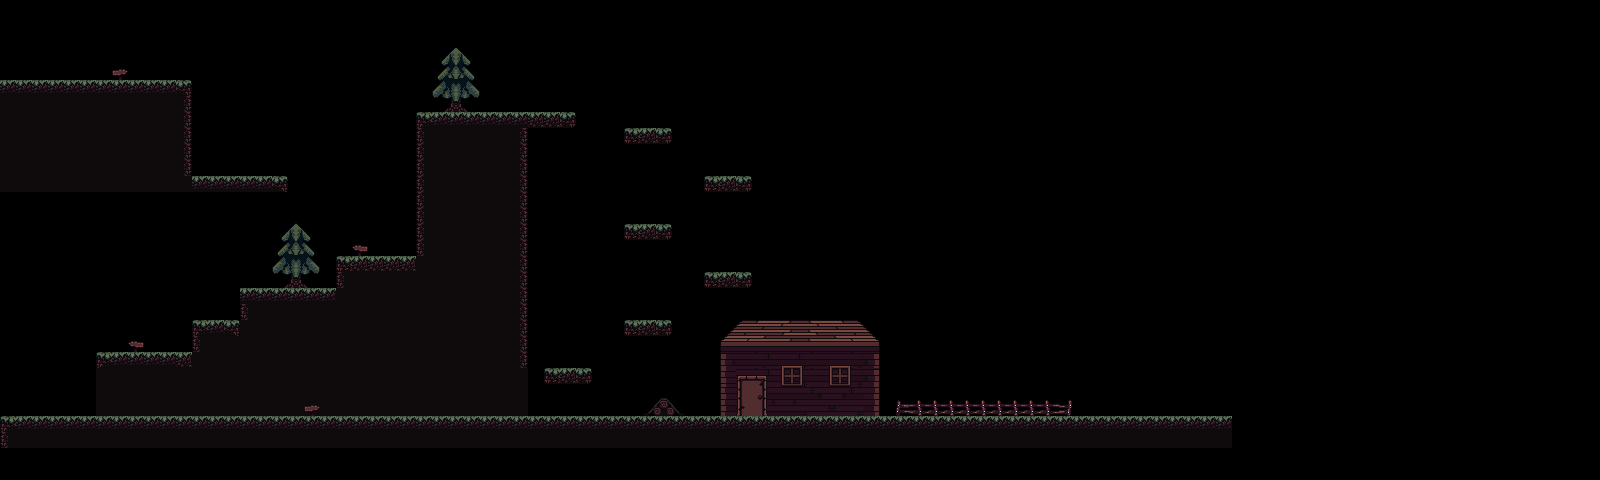

This game map was drawn from its Tiled (.tmx) file and the tilesets committed beside it. A one-line description and the trimmed map source follow:
An orthogonal 100x30 tile map with 16x16 px tiles, 4 tile layers (ground, background-base, background-details, foreground) and 1 object.

<map version="1.0" tiledversion="1.1.4" orientation="orthogonal" renderorder="right-down" width="100" height="30" tilewidth="16" tileheight="16" infinite="0" nextobjectid="5">
 <tileset firstgid="1" name="fantasy-platformer-core" tilewidth="16" tileheight="16" tilecount="4816" columns="86">
  <image source="../tilesets/fantasy-platformer-core.png" width="1376" height="896" />
  <tile id="258">
   <properties>
    <property name="collides" type="bool" value="true" />
   </properties>
  </tile>
  <tile id="259">
   <properties>
    <property name="collides" type="bool" value="true" />
   </properties>
  </tile>
  <tile id="260">
   <properties>
    <property name="collides" type="bool" value="true" />
   </properties>
  </tile>
  <tile id="261">
   <properties>
    <property name="collides" type="bool" value="true" />
   </properties>
  </tile>
  <tile id="344">
   <properties>
    <property name="collides" type="bool" value="true" />
   </properties>
  </tile>
  <tile id="346">
   <properties>
    <property name="collides" type="bool" value="true" />
   </properties>
  </tile>
  <tile id="347">
   <properties>
    <property name="collides" type="bool" value="true" />
   </properties>
  </tile>
  <tile id="430">
   <properties>
    <property name="collides" type="bool" value="true" />
   </properties>
  </tile>
  <tile id="432">
   <properties>
    <property name="collides" type="bool" value="true" />
   </properties>
  </tile>
  <tile id="433">
   <properties>
    <property name="collides" type="bool" value="true" />
   </properties>
  </tile>
  <tile id="516">
   <properties>
    <property name="collides" type="bool" value="true" />
   </properties>
  </tile>
  <tile id="517">
   <properties>
    <property name="collides" type="bool" value="true" />
   </properties>
  </tile>
  <tile id="518">
   <properties>
    <property name="collides" type="bool" value="true" />
   </properties>
  </tile>
  <tile id="519">
   <properties>
    <property name="collides" type="bool" value="true" />
   </properties>
  </tile>
  <tile id="602">
   <properties>
    <property name="collides" type="bool" value="true" />
   </properties>
  </tile>
  <tile id="603">
   <properties>
    <property name="collides" type="bool" value="true" />
   </properties>
  </tile>
  <tile id="604">
   <properties>
    <property name="collides" type="bool" value="true" />
   </properties>
  </tile>
  <tile id="605">
   <properties>
    <property name="collides" type="bool" value="true" />
   </properties>
  </tile>
  <tile id="688">
   <properties>
    <property name="collides" type="bool" value="true" />
   </properties>
  </tile>
  <tile id="690">
   <properties>
    <property name="collides" type="bool" value="true" />
   </properties>
  </tile>
  <tile id="691">
   <properties>
    <property name="collides" type="bool" value="true" />
   </properties>
  </tile>
  <tile id="774">
   <properties>
    <property name="collides" type="bool" value="true" />
   </properties>
  </tile>
  <tile id="776">
   <properties>
    <property name="collides" type="bool" value="true" />
   </properties>
  </tile>
  <tile id="777">
   <properties>
    <property name="collides" type="bool" value="true" />
   </properties>
  </tile>
  <tile id="860">
   <properties>
    <property name="collides" type="bool" value="true" />
   </properties>
  </tile>
  <tile id="861">
   <properties>
    <property name="collides" type="bool" value="true" />
   </properties>
  </tile>
  <tile id="862">
   <properties>
    <property name="collides" type="bool" value="true" />
   </properties>
  </tile>
  <tile id="863">
   <properties>
    <property name="collides" type="bool" value="true" />
   </properties>
  </tile>
  <tile id="946">
   <properties>
    <property name="collides" type="bool" value="true" />
   </properties>
  </tile>
  <tile id="947">
   <properties>
    <property name="collides" type="bool" value="true" />
   </properties>
  </tile>
  <tile id="948">
   <properties>
    <property name="collides" type="bool" value="true" />
   </properties>
  </tile>
  <tile id="949">
   <properties>
    <property name="collides" type="bool" value="true" />
   </properties>
  </tile>
  <tile id="1032">
   <properties>
    <property name="collides" type="bool" value="true" />
   </properties>
  </tile>
  <tile id="1034">
   <properties>
    <property name="collides" type="bool" value="true" />
   </properties>
  </tile>
  <tile id="1035">
   <properties>
    <property name="collides" type="bool" value="true" />
   </properties>
  </tile>
  <tile id="1118">
   <properties>
    <property name="collides" type="bool" value="true" />
   </properties>
  </tile>
  <tile id="1120">
   <properties>
    <property name="collides" type="bool" value="true" />
   </properties>
  </tile>
  <tile id="1121">
   <properties>
    <property name="collides" type="bool" value="true" />
   </properties>
  </tile>
  <tile id="1204">
   <properties>
    <property name="collides" type="bool" value="true" />
   </properties>
  </tile>
  <tile id="1205">
   <properties>
    <property name="collides" type="bool" value="true" />
   </properties>
  </tile>
  <tile id="1206">
   <properties>
    <property name="collides" type="bool" value="true" />
   </properties>
  </tile>
  <tile id="1207">
   <properties>
    <property name="collides" type="bool" value="true" />
   </properties>
  </tile>
  <tile id="1290">
   <properties>
    <property name="collides" type="bool" value="true" />
   </properties>
  </tile>
  <tile id="1291">
   <properties>
    <property name="collides" type="bool" value="true" />
   </properties>
  </tile>
  <tile id="1292">
   <properties>
    <property name="collides" type="bool" value="true" />
   </properties>
  </tile>
  <tile id="1293">
   <properties>
    <property name="collides" type="bool" value="true" />
   </properties>
  </tile>
  <tile id="1376">
   <properties>
    <property name="collides" type="bool" value="true" />
   </properties>
  </tile>
  <tile id="1378">
   <properties>
    <property name="collides" type="bool" value="true" />
   </properties>
  </tile>
  <tile id="1379">
   <properties>
    <property name="collides" type="bool" value="true" />
   </properties>
  </tile>
  <tile id="1462">
   <properties>
    <property name="collides" type="bool" value="true" />
   </properties>
  </tile>
  <tile id="1464">
   <properties>
    <property name="collides" type="bool" value="true" />
   </properties>
  </tile>
  <tile id="1465">
   <properties>
    <property name="collides" type="bool" value="true" />
   </properties>
  </tile>
  <tile id="1548">
   <properties>
    <property name="collides" type="bool" value="true" />
   </properties>
  </tile>
  <tile id="1549">
   <properties>
    <property name="collides" type="bool" value="true" />
   </properties>
  </tile>
  <tile id="1550">
   <properties>
    <property name="collides" type="bool" value="true" />
   </properties>
  </tile>
  <tile id="1551">
   <properties>
    <property name="collides" type="bool" value="true" />
   </properties>
  </tile>
  <tile id="1634">
   <properties>
    <property name="collides" type="bool" value="true" />
   </properties>
  </tile>
  <tile id="1635">
   <properties>
    <property name="collides" type="bool" value="true" />
   </properties>
  </tile>
  <tile id="1636">
   <properties>
    <property name="collides" type="bool" value="true" />
   </properties>
  </tile>
  <tile id="1637">
   <properties>
    <property name="collides" type="bool" value="true" />
   </properties>
  </tile>
  <tile id="1720">
   <properties>
    <property name="collides" type="bool" value="true" />
   </properties>
  </tile>
  <tile id="1722">
   <properties>
    <property name="collides" type="bool" value="true" />
   </properties>
  </tile>
  <tile id="1723">
   <properties>
    <property name="collides" type="bool" value="true" />
   </properties>
  </tile>
  <tile id="1806">
   <properties>
    <property name="collides" type="bool" value="true" />
   </properties>
  </tile>
  <tile id="1808">
   <properties>
    <property name="collides" type="bool" value="true" />
   </properties>
  </tile>
  <tile id="1809">
   <properties>
    <property name="collides" type="bool" value="true" />
   </properties>
  </tile>
  <tile id="1892">
   <properties>
    <property name="collides" type="bool" value="true" />
   </properties>
  </tile>
  <tile id="1893">
   <properties>
    <property name="collides" type="bool" value="true" />
   </properties>
  </tile>
  <tile id="1894">
   <properties>
    <property name="collides" type="bool" value="true" />
   </properties>
  </tile>
  <tile id="1895">
   <properties>
    <property name="collides" type="bool" value="true" />
   </properties>
  </tile>
  <tile id="1978">
   <properties>
    <property name="collides" type="bool" value="true" />
   </properties>
  </tile>
  <tile id="1979">
   <properties>
    <property name="collides" type="bool" value="true" />
   </properties>
  </tile>
  <tile id="1980">
   <properties>
    <property name="collides" type="bool" value="true" />
   </properties>
  </tile>
  <tile id="1981">
   <properties>
    <property name="collides" type="bool" value="true" />
   </properties>
  </tile>
  <tile id="2064">
   <properties>
    <property name="collides" type="bool" value="true" />
   </properties>
  </tile>
  <tile id="2066">
   <properties>
    <property name="collides" type="bool" value="true" />
   </properties>
  </tile>
  <tile id="2067">
   <properties>
    <property name="collides" type="bool" value="true" />
   </properties>
  </tile>
  <tile id="2150">
   <properties>
    <property name="collides" type="bool" value="true" />
   </properties>
  </tile>
  <tile id="2152">
   <properties>
    <property name="collides" type="bool" value="true" />
   </properties>
  </tile>
  <tile id="2153">
   <properties>
    <property name="collides" type="bool" value="true" />
   </properties>
  </tile>
  <tile id="2236">
   <properties>
    <property name="collides" type="bool" value="true" />
   </properties>
  </tile>
  <tile id="2237">
   <properties>
    <property name="collides" type="bool" value="true" />
   </properties>
  </tile>
  <tile id="2238">
   <properties>
    <property name="collides" type="bool" value="true" />
   </properties>
  </tile>
  <tile id="2239">
   <properties>
    <property name="collides" type="bool" value="true" />
   </properties>
  </tile>
 </tileset>
 <layer name="ground" width="100" height="30">
  <data>[3000 cells, 538 non-empty, 9 distinct tile ids]</data>
 </layer>
 <layer name="background-base" width="100" height="30">
  <data>[3000 cells, 71 non-empty, 47 distinct tile ids]</data>
 </layer>
 <layer name="background-details" width="100" height="30">
  <data>[3000 cells, 24 non-empty, 15 distinct tile ids]</data>
 </layer>
 <layer name="foreground" width="100" height="30">
  <data>[3000 cells, 37 non-empty, 23 distinct tile ids]</data>
 </layer>
 <objectgroup name="signs">
  <object id="4" gid="1129" x="528" y="112" width="16" height="16">
   <properties>
    <property name="interactive" type="bool" value="true" />
    <property name="message_id" value="test_sign" />
   </properties>
  </object>
 </objectgroup>
</map>
